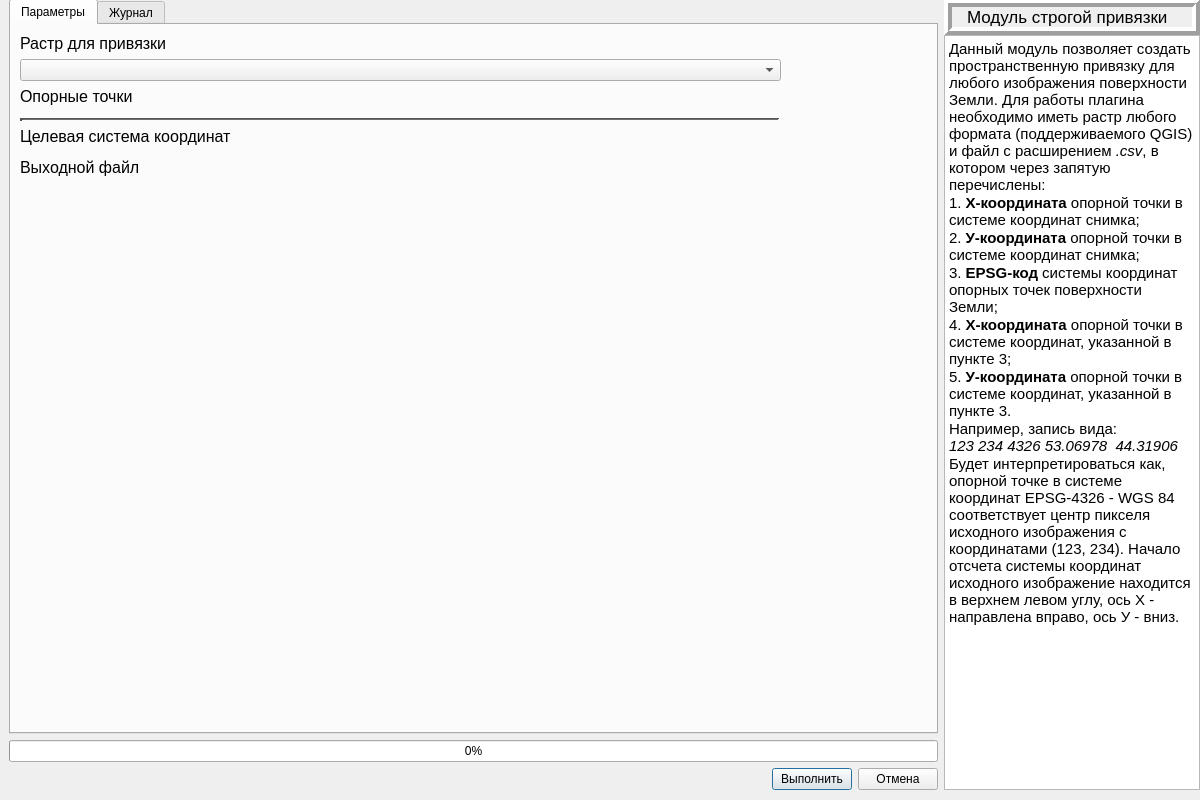
<?xml version="1.0" encoding="UTF-8"?>
<ui version="4.0">
 <class>StrictGeoreferencerDialog</class>
 <widget class="QDialog" name="StrictGeoreferencerDialog">
  <property name="geometry">
   <rect>
    <x>0</x>
    <y>0</y>
    <width>1200</width>
    <height>800</height>
   </rect>
  </property>
  <property name="minimumSize">
   <size>
    <width>1200</width>
    <height>800</height>
   </size>
  </property>
  <property name="maximumSize">
   <size>
    <width>1900</width>
    <height>1200</height>
   </size>
  </property>
  <property name="tabletTracking">
   <bool>false</bool>
  </property>
  <property name="windowTitle">
   <string>Strict Georeferencing</string>
  </property>
  <widget class="QWidget" name="horizontalLayoutWidget">
   <property name="geometry">
    <rect>
     <x>9</x>
     <y>-1</y>
     <width>1191</width>
     <height>791</height>
    </rect>
   </property>
   <layout class="QHBoxLayout" name="horizontalLayout_2">
    <item>
     <layout class="QVBoxLayout" name="verticalLayout">
      <item>
       <widget class="QTabWidget" name="tabWidget">
        <property name="currentIndex">
         <number>0</number>
        </property>
        <property name="usesScrollButtons">
         <bool>false</bool>
        </property>
        <widget class="QWidget" name="tabMain">
         <attribute name="title">
          <string>Параметры</string>
         </attribute>
         <widget class="QWidget" name="verticalLayoutWidget_2">
          <property name="geometry">
           <rect>
            <x>9</x>
            <y>9</y>
            <width>761</width>
            <height>661</height>
           </rect>
          </property>
          <layout class="QVBoxLayout" name="verticalLayout_2">
           <property name="sizeConstraint">
            <enum>QLayout::SetMaximumSize</enum>
           </property>
           <item>
            <widget class="QLabel" name="labelRaster">
             <property name="font">
              <font>
               <pointsize>12</pointsize>
              </font>
             </property>
             <property name="text">
              <string>Растр для привязки</string>
             </property>
            </widget>
           </item>
           <item>
            <widget class="QgsMapLayerComboBox" name="rasterLayersCombo"/>
           </item>
           <item>
            <widget class="QLabel" name="labelPoints">
             <property name="font">
              <font>
               <pointsize>12</pointsize>
              </font>
             </property>
             <property name="text">
              <string>Опорные точки</string>
             </property>
            </widget>
           </item>
           <item>
            <widget class="QgsFileWidget" name="referencePointsFileWidget">
             <property name="tabletTracking">
              <bool>true</bool>
             </property>
             <property name="focusPolicy">
              <enum>Qt::NoFocus</enum>
             </property>
            </widget>
           </item>
           <item>
            <widget class="Line" name="line">
             <property name="palette">
              <palette>
               <active>
                <colorrole role="WindowText">
                 <brush brushstyle="SolidPattern">
                  <color alpha="255">
                   <red>0</red>
                   <green>0</green>
                   <blue>0</blue>
                  </color>
                 </brush>
                </colorrole>
                <colorrole role="Button">
                 <brush brushstyle="SolidPattern">
                  <color alpha="255">
                   <red>166</red>
                   <green>166</green>
                   <blue>166</blue>
                  </color>
                 </brush>
                </colorrole>
                <colorrole role="Light">
                 <brush brushstyle="SolidPattern">
                  <color alpha="255">
                   <red>249</red>
                   <green>249</green>
                   <blue>249</blue>
                  </color>
                 </brush>
                </colorrole>
                <colorrole role="Midlight">
                 <brush brushstyle="SolidPattern">
                  <color alpha="255">
                   <red>207</red>
                   <green>207</green>
                   <blue>207</blue>
                  </color>
                 </brush>
                </colorrole>
                <colorrole role="Dark">
                 <brush brushstyle="SolidPattern">
                  <color alpha="255">
                   <red>83</red>
                   <green>83</green>
                   <blue>83</blue>
                  </color>
                 </brush>
                </colorrole>
                <colorrole role="Mid">
                 <brush brushstyle="SolidPattern">
                  <color alpha="255">
                   <red>111</red>
                   <green>111</green>
                   <blue>111</blue>
                  </color>
                 </brush>
                </colorrole>
                <colorrole role="Text">
                 <brush brushstyle="SolidPattern">
                  <color alpha="255">
                   <red>0</red>
                   <green>0</green>
                   <blue>0</blue>
                  </color>
                 </brush>
                </colorrole>
                <colorrole role="BrightText">
                 <brush brushstyle="SolidPattern">
                  <color alpha="255">
                   <red>255</red>
                   <green>255</green>
                   <blue>255</blue>
                  </color>
                 </brush>
                </colorrole>
                <colorrole role="ButtonText">
                 <brush brushstyle="SolidPattern">
                  <color alpha="255">
                   <red>0</red>
                   <green>0</green>
                   <blue>0</blue>
                  </color>
                 </brush>
                </colorrole>
                <colorrole role="Base">
                 <brush brushstyle="SolidPattern">
                  <color alpha="255">
                   <red>255</red>
                   <green>255</green>
                   <blue>255</blue>
                  </color>
                 </brush>
                </colorrole>
                <colorrole role="Window">
                 <brush brushstyle="SolidPattern">
                  <color alpha="255">
                   <red>166</red>
                   <green>166</green>
                   <blue>166</blue>
                  </color>
                 </brush>
                </colorrole>
                <colorrole role="Shadow">
                 <brush brushstyle="SolidPattern">
                  <color alpha="255">
                   <red>0</red>
                   <green>0</green>
                   <blue>0</blue>
                  </color>
                 </brush>
                </colorrole>
                <colorrole role="AlternateBase">
                 <brush brushstyle="SolidPattern">
                  <color alpha="255">
                   <red>210</red>
                   <green>210</green>
                   <blue>210</blue>
                  </color>
                 </brush>
                </colorrole>
                <colorrole role="ToolTipBase">
                 <brush brushstyle="SolidPattern">
                  <color alpha="255">
                   <red>255</red>
                   <green>255</green>
                   <blue>220</blue>
                  </color>
                 </brush>
                </colorrole>
                <colorrole role="ToolTipText">
                 <brush brushstyle="SolidPattern">
                  <color alpha="255">
                   <red>0</red>
                   <green>0</green>
                   <blue>0</blue>
                  </color>
                 </brush>
                </colorrole>
                <colorrole role="PlaceholderText">
                 <brush brushstyle="SolidPattern">
                  <color alpha="128">
                   <red>0</red>
                   <green>0</green>
                   <blue>0</blue>
                  </color>
                 </brush>
                </colorrole>
               </active>
               <inactive>
                <colorrole role="WindowText">
                 <brush brushstyle="SolidPattern">
                  <color alpha="255">
                   <red>0</red>
                   <green>0</green>
                   <blue>0</blue>
                  </color>
                 </brush>
                </colorrole>
                <colorrole role="Button">
                 <brush brushstyle="SolidPattern">
                  <color alpha="255">
                   <red>166</red>
                   <green>166</green>
                   <blue>166</blue>
                  </color>
                 </brush>
                </colorrole>
                <colorrole role="Light">
                 <brush brushstyle="SolidPattern">
                  <color alpha="255">
                   <red>249</red>
                   <green>249</green>
                   <blue>249</blue>
                  </color>
                 </brush>
                </colorrole>
                <colorrole role="Midlight">
                 <brush brushstyle="SolidPattern">
                  <color alpha="255">
                   <red>207</red>
                   <green>207</green>
                   <blue>207</blue>
                  </color>
                 </brush>
                </colorrole>
                <colorrole role="Dark">
                 <brush brushstyle="SolidPattern">
                  <color alpha="255">
                   <red>83</red>
                   <green>83</green>
                   <blue>83</blue>
                  </color>
                 </brush>
                </colorrole>
                <colorrole role="Mid">
                 <brush brushstyle="SolidPattern">
                  <color alpha="255">
                   <red>111</red>
                   <green>111</green>
                   <blue>111</blue>
                  </color>
                 </brush>
                </colorrole>
                <colorrole role="Text">
                 <brush brushstyle="SolidPattern">
                  <color alpha="255">
                   <red>0</red>
                   <green>0</green>
                   <blue>0</blue>
                  </color>
                 </brush>
                </colorrole>
                <colorrole role="BrightText">
                 <brush brushstyle="SolidPattern">
                  <color alpha="255">
                   <red>255</red>
                   <green>255</green>
                   <blue>255</blue>
                  </color>
                 </brush>
                </colorrole>
                <colorrole role="ButtonText">
                 <brush brushstyle="SolidPattern">
                  <color alpha="255">
                   <red>0</red>
                   <green>0</green>
                   <blue>0</blue>
                  </color>
                 </brush>
                </colorrole>
                <colorrole role="Base">
                 <brush brushstyle="SolidPattern">
                  <color alpha="255">
                   <red>255</red>
                   <green>255</green>
                   <blue>255</blue>
                  </color>
                 </brush>
                </colorrole>
                <colorrole role="Window">
                 <brush brushstyle="SolidPattern">
                  <color alpha="255">
                   <red>166</red>
                   <green>166</green>
                   <blue>166</blue>
                  </color>
                 </brush>
                </colorrole>
                <colorrole role="Shadow">
                 <brush brushstyle="SolidPattern">
                  <color alpha="255">
                   <red>0</red>
                   <green>0</green>
                   <blue>0</blue>
                  </color>
                 </brush>
                </colorrole>
                <colorrole role="AlternateBase">
                 <brush brushstyle="SolidPattern">
                  <color alpha="255">
                   <red>210</red>
                   <green>210</green>
                   <blue>210</blue>
                  </color>
                 </brush>
                </colorrole>
                <colorrole role="ToolTipBase">
                 <brush brushstyle="SolidPattern">
                  <color alpha="255">
                   <red>255</red>
                   <green>255</green>
                   <blue>220</blue>
                  </color>
                 </brush>
                </colorrole>
                <colorrole role="ToolTipText">
                 <brush brushstyle="SolidPattern">
                  <color alpha="255">
                   <red>0</red>
                   <green>0</green>
                   <blue>0</blue>
                  </color>
                 </brush>
                </colorrole>
                <colorrole role="PlaceholderText">
                 <brush brushstyle="SolidPattern">
                  <color alpha="128">
                   <red>0</red>
                   <green>0</green>
                   <blue>0</blue>
                  </color>
                 </brush>
                </colorrole>
               </inactive>
               <disabled>
                <colorrole role="WindowText">
                 <brush brushstyle="SolidPattern">
                  <color alpha="255">
                   <red>83</red>
                   <green>83</green>
                   <blue>83</blue>
                  </color>
                 </brush>
                </colorrole>
                <colorrole role="Button">
                 <brush brushstyle="SolidPattern">
                  <color alpha="255">
                   <red>166</red>
                   <green>166</green>
                   <blue>166</blue>
                  </color>
                 </brush>
                </colorrole>
                <colorrole role="Light">
                 <brush brushstyle="SolidPattern">
                  <color alpha="255">
                   <red>249</red>
                   <green>249</green>
                   <blue>249</blue>
                  </color>
                 </brush>
                </colorrole>
                <colorrole role="Midlight">
                 <brush brushstyle="SolidPattern">
                  <color alpha="255">
                   <red>207</red>
                   <green>207</green>
                   <blue>207</blue>
                  </color>
                 </brush>
                </colorrole>
                <colorrole role="Dark">
                 <brush brushstyle="SolidPattern">
                  <color alpha="255">
                   <red>83</red>
                   <green>83</green>
                   <blue>83</blue>
                  </color>
                 </brush>
                </colorrole>
                <colorrole role="Mid">
                 <brush brushstyle="SolidPattern">
                  <color alpha="255">
                   <red>111</red>
                   <green>111</green>
                   <blue>111</blue>
                  </color>
                 </brush>
                </colorrole>
                <colorrole role="Text">
                 <brush brushstyle="SolidPattern">
                  <color alpha="255">
                   <red>83</red>
                   <green>83</green>
                   <blue>83</blue>
                  </color>
                 </brush>
                </colorrole>
                <colorrole role="BrightText">
                 <brush brushstyle="SolidPattern">
                  <color alpha="255">
                   <red>255</red>
                   <green>255</green>
                   <blue>255</blue>
                  </color>
                 </brush>
                </colorrole>
                <colorrole role="ButtonText">
                 <brush brushstyle="SolidPattern">
                  <color alpha="255">
                   <red>83</red>
                   <green>83</green>
                   <blue>83</blue>
                  </color>
                 </brush>
                </colorrole>
                <colorrole role="Base">
                 <brush brushstyle="SolidPattern">
                  <color alpha="255">
                   <red>166</red>
                   <green>166</green>
                   <blue>166</blue>
                  </color>
                 </brush>
                </colorrole>
                <colorrole role="Window">
                 <brush brushstyle="SolidPattern">
                  <color alpha="255">
                   <red>166</red>
                   <green>166</green>
                   <blue>166</blue>
                  </color>
                 </brush>
                </colorrole>
                <colorrole role="Shadow">
                 <brush brushstyle="SolidPattern">
                  <color alpha="255">
                   <red>0</red>
                   <green>0</green>
                   <blue>0</blue>
                  </color>
                 </brush>
                </colorrole>
                <colorrole role="AlternateBase">
                 <brush brushstyle="SolidPattern">
                  <color alpha="255">
                   <red>166</red>
                   <green>166</green>
                   <blue>166</blue>
                  </color>
                 </brush>
                </colorrole>
                <colorrole role="ToolTipBase">
                 <brush brushstyle="SolidPattern">
                  <color alpha="255">
                   <red>255</red>
                   <green>255</green>
                   <blue>220</blue>
                  </color>
                 </brush>
                </colorrole>
                <colorrole role="ToolTipText">
                 <brush brushstyle="SolidPattern">
                  <color alpha="255">
                   <red>0</red>
                   <green>0</green>
                   <blue>0</blue>
                  </color>
                 </brush>
                </colorrole>
                <colorrole role="PlaceholderText">
                 <brush brushstyle="SolidPattern">
                  <color alpha="128">
                   <red>0</red>
                   <green>0</green>
                   <blue>0</blue>
                  </color>
                 </brush>
                </colorrole>
               </disabled>
              </palette>
             </property>
             <property name="frameShadow">
              <enum>QFrame::Sunken</enum>
             </property>
             <property name="lineWidth">
              <number>3</number>
             </property>
             <property name="midLineWidth">
              <number>1</number>
             </property>
             <property name="orientation">
              <enum>Qt::Horizontal</enum>
             </property>
            </widget>
           </item>
           <item>
            <widget class="QLabel" name="labelCs">
             <property name="font">
              <font>
               <pointsize>12</pointsize>
              </font>
             </property>
             <property name="text">
              <string>Целевая система координат</string>
             </property>
            </widget>
           </item>
           <item>
            <widget class="QgsProjectionSelectionWidget" name="projectionSelector"/>
           </item>
           <item>
            <widget class="QLabel" name="labelOutputFile">
             <property name="font">
              <font>
               <pointsize>12</pointsize>
              </font>
             </property>
             <property name="text">
              <string>Выходной файл</string>
             </property>
            </widget>
           </item>
           <item>
            <widget class="QgsFileWidget" name="outputFileWidget">
             <property name="tabletTracking">
              <bool>true</bool>
             </property>
             <property name="focusPolicy">
              <enum>Qt::NoFocus</enum>
             </property>
            </widget>
           </item>
           <item>
            <spacer name="verticalSpacer">
             <property name="orientation">
              <enum>Qt::Vertical</enum>
             </property>
             <property name="sizeHint" stdset="0">
              <size>
               <width>20</width>
               <height>40</height>
              </size>
             </property>
            </spacer>
           </item>
          </layout>
         </widget>
        </widget>
        <widget class="QWidget" name="tabLog">
         <attribute name="title">
          <string>Журнал</string>
         </attribute>
         <widget class="QTextEdit" name="logEdit">
          <property name="geometry">
           <rect>
            <x>13</x>
            <y>0</y>
            <width>901</width>
            <height>671</height>
           </rect>
          </property>
          <property name="readOnly">
           <bool>true</bool>
          </property>
         </widget>
        </widget>
       </widget>
      </item>
      <item>
       <widget class="QProgressBar" name="progressBar">
        <property name="value">
         <number>0</number>
        </property>
       </widget>
      </item>
      <item>
       <layout class="QHBoxLayout" name="horizontalLayout">
        <item>
         <spacer name="horizontalSpacer">
          <property name="orientation">
           <enum>Qt::Horizontal</enum>
          </property>
          <property name="sizeHint" stdset="0">
           <size>
            <width>40</width>
            <height>20</height>
           </size>
          </property>
         </spacer>
        </item>
        <item>
         <widget class="QPushButton" name="pushButtonAccept">
          <property name="text">
           <string>Выполнить</string>
          </property>
         </widget>
        </item>
        <item>
         <widget class="QPushButton" name="pushButtonDecline">
          <property name="text">
           <string>Отмена</string>
          </property>
         </widget>
        </item>
       </layout>
      </item>
     </layout>
    </item>
    <item>
     <layout class="QVBoxLayout" name="verticalLayout_3">
      <property name="spacing">
       <number>0</number>
      </property>
      <item>
       <widget class="QLabel" name="label">
        <property name="sizePolicy">
         <sizepolicy hsizetype="Minimum" vsizetype="Fixed">
          <horstretch>0</horstretch>
          <verstretch>0</verstretch>
         </sizepolicy>
        </property>
        <property name="font">
         <font>
          <pointsize>13</pointsize>
         </font>
        </property>
        <property name="autoFillBackground">
         <bool>true</bool>
        </property>
        <property name="frameShape">
         <enum>QFrame::Box</enum>
        </property>
        <property name="frameShadow">
         <enum>QFrame::Raised</enum>
        </property>
        <property name="lineWidth">
         <number>4</number>
        </property>
        <property name="text">
         <string>Модуль строгой привязки</string>
        </property>
        <property name="scaledContents">
         <bool>false</bool>
        </property>
        <property name="wordWrap">
         <bool>false</bool>
        </property>
        <property name="margin">
         <number>0</number>
        </property>
        <property name="indent">
         <number>15</number>
        </property>
       </widget>
      </item>
      <item>
       <widget class="QTextBrowser" name="textBrowser">
        <property name="sizePolicy">
         <sizepolicy hsizetype="Maximum" vsizetype="Minimum">
          <horstretch>0</horstretch>
          <verstretch>0</verstretch>
         </sizepolicy>
        </property>
        <property name="lineWidth">
         <number>0</number>
        </property>
        <property name="documentTitle">
         <string/>
        </property>
        <property name="readOnly">
         <bool>true</bool>
        </property>
        <property name="html">
         <string>&lt;!DOCTYPE HTML PUBLIC &quot;-//W3C//DTD HTML 4.0//EN&quot; &quot;http://www.w3.org/TR/REC-html40/strict.dtd&quot;&gt;
&lt;html&gt;&lt;head&gt;&lt;meta name=&quot;qrichtext&quot; content=&quot;1&quot; /&gt;&lt;style type=&quot;text/css&quot;&gt;
p, li { white-space: pre-wrap; }
&lt;/style&gt;&lt;/head&gt;&lt;body style=&quot; font-family:'MS Shell Dlg 2'; font-size:8.25pt; font-weight:400; font-style:normal;&quot;&gt;
&lt;p style=&quot; margin-top:0px; margin-bottom:0px; margin-left:0px; margin-right:0px; -qt-block-indent:0; text-indent:0px;&quot;&gt;&lt;span style=&quot; font-size:11pt;&quot;&gt;Данный модуль позволяет создать пространственную привязку для  любого изображения поверхности Земли. Для работы плагина необходимо иметь растр любого формата (поддерживаемого QGIS) и файл с расширением &lt;/span&gt;&lt;span style=&quot; font-size:11pt; font-style:italic;&quot;&gt;.csv&lt;/span&gt;&lt;span style=&quot; font-size:11pt;&quot;&gt;, в котором через запятую перечислены:&lt;/span&gt;&lt;/p&gt;
&lt;p style=&quot; margin-top:0px; margin-bottom:0px; margin-left:0px; margin-right:0px; -qt-block-indent:0; text-indent:0px;&quot;&gt;&lt;span style=&quot; font-size:11pt;&quot;&gt;1.&lt;/span&gt;&lt;span style=&quot; font-size:11pt; font-weight:600;&quot;&gt; Х-координата&lt;/span&gt;&lt;span style=&quot; font-size:11pt;&quot;&gt; опорной точки в системе координат снимка;&lt;/span&gt;&lt;/p&gt;
&lt;p style=&quot; margin-top:0px; margin-bottom:0px; margin-left:0px; margin-right:0px; -qt-block-indent:0; text-indent:0px;&quot;&gt;&lt;span style=&quot; font-size:11pt;&quot;&gt;2. &lt;/span&gt;&lt;span style=&quot; font-size:11pt; font-weight:600;&quot;&gt;У-координата&lt;/span&gt;&lt;span style=&quot; font-size:11pt;&quot;&gt; опорной точки в системе координат снимка;&lt;/span&gt;&lt;/p&gt;
&lt;p style=&quot; margin-top:0px; margin-bottom:0px; margin-left:0px; margin-right:0px; -qt-block-indent:0; text-indent:0px;&quot;&gt;&lt;span style=&quot; font-size:11pt;&quot;&gt;3. &lt;/span&gt;&lt;span style=&quot; font-size:11pt; font-weight:600;&quot;&gt;EPSG-код&lt;/span&gt;&lt;span style=&quot; font-size:11pt;&quot;&gt; системы координат опорных точек поверхности Земли;&lt;/span&gt;&lt;/p&gt;
&lt;p style=&quot; margin-top:0px; margin-bottom:0px; margin-left:0px; margin-right:0px; -qt-block-indent:0; text-indent:0px;&quot;&gt;&lt;span style=&quot; font-size:11pt;&quot;&gt;4. &lt;/span&gt;&lt;span style=&quot; font-size:11pt; font-weight:600;&quot;&gt;Х-координата&lt;/span&gt;&lt;span style=&quot; font-size:11pt;&quot;&gt; опорной точки в системе координат, указанной в пункте 3;&lt;/span&gt;&lt;/p&gt;
&lt;p style=&quot; margin-top:0px; margin-bottom:0px; margin-left:0px; margin-right:0px; -qt-block-indent:0; text-indent:0px;&quot;&gt;&lt;span style=&quot; font-size:11pt;&quot;&gt;5. &lt;/span&gt;&lt;span style=&quot; font-size:11pt; font-weight:600;&quot;&gt;У-координата&lt;/span&gt;&lt;span style=&quot; font-size:11pt;&quot;&gt; опорной точки в системе координат, указанной в пункте 3.&lt;/span&gt;&lt;/p&gt;
&lt;p style=&quot; margin-top:0px; margin-bottom:0px; margin-left:0px; margin-right:0px; -qt-block-indent:0; text-indent:0px;&quot;&gt;&lt;span style=&quot; font-size:11pt;&quot;&gt;Например, запись вида:&lt;br /&gt;&lt;/span&gt;&lt;span style=&quot; font-size:11pt; font-style:italic;&quot;&gt;123 234 4326 53.06978  44.31906&lt;/span&gt;&lt;/p&gt;
&lt;p style=&quot; margin-top:0px; margin-bottom:0px; margin-left:0px; margin-right:0px; -qt-block-indent:0; text-indent:0px;&quot;&gt;&lt;span style=&quot; font-size:11pt;&quot;&gt;Будет интерпретироваться как, опорной точке в системе координат EPSG-4326 - WGS 84 соответствует центр пикселя исходного изображения с координатами (123, 234). Начало отсчета системы координат исходного изображение находится в верхнем левом углу, ось Х - направлена вправо, ось У - вниз.&lt;/span&gt;&lt;/p&gt;&lt;/body&gt;&lt;/html&gt;</string>
        </property>
       </widget>
      </item>
     </layout>
    </item>
   </layout>
  </widget>
 </widget>
 <customwidgets>
  <customwidget>
   <class>QgsFileWidget</class>
   <extends>QWidget</extends>
   <header>qgsfilewidget.h</header>
  </customwidget>
  <customwidget>
   <class>QgsMapLayerComboBox</class>
   <extends>QComboBox</extends>
   <header>qgsmaplayercombobox.h</header>
  </customwidget>
  <customwidget>
   <class>QgsProjectionSelectionWidget</class>
   <extends>QWidget</extends>
   <header>qgsprojectionselectionwidget.h</header>
  </customwidget>
 </customwidgets>
 <tabstops>
  <tabstop>tabWidget</tabstop>
  <tabstop>rasterLayersCombo</tabstop>
  <tabstop>projectionSelector</tabstop>
  <tabstop>pushButtonAccept</tabstop>
  <tabstop>pushButtonDecline</tabstop>
  <tabstop>logEdit</tabstop>
 </tabstops>
 <resources/>
 <connections>
  <connection>
   <sender>pushButtonDecline</sender>
   <signal>clicked()</signal>
   <receiver>StrictGeoreferencerDialog</receiver>
   <slot>reject()</slot>
   <hints>
    <hint type="sourcelabel">
     <x>926</x>
     <y>786</y>
    </hint>
    <hint type="destinationlabel">
     <x>8</x>
     <y>336</y>
    </hint>
   </hints>
  </connection>
  <connection>
   <sender>pushButtonAccept</sender>
   <signal>clicked()</signal>
   <receiver>StrictGeoreferencerDialog</receiver>
   <slot>accept()</slot>
   <hints>
    <hint type="sourcelabel">
     <x>845</x>
     <y>786</y>
    </hint>
    <hint type="destinationlabel">
     <x>429</x>
     <y>783</y>
    </hint>
   </hints>
  </connection>
 </connections>
</ui>
